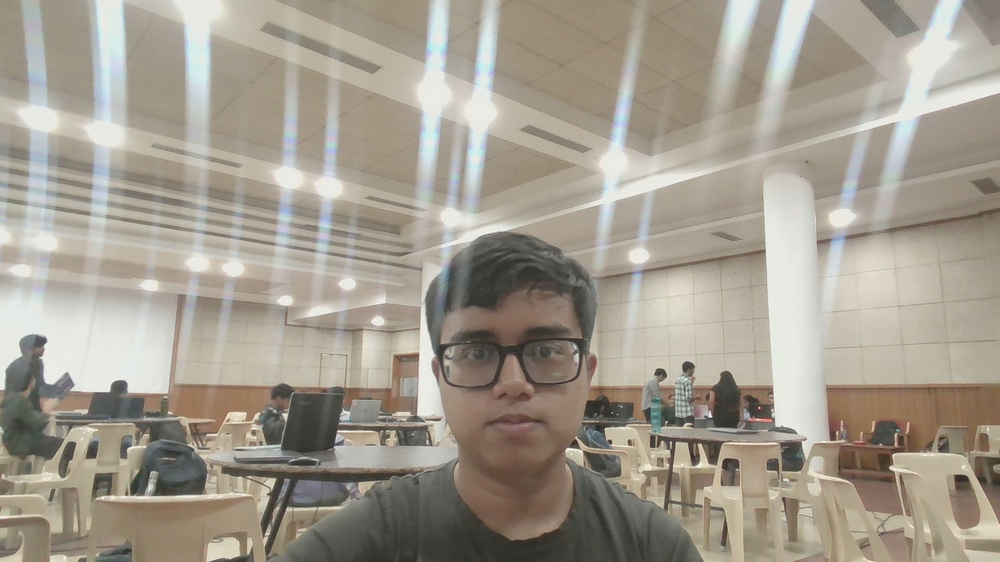
#> input picture Computer Vision/Basics/image.jpg, 1000 x 562 px, shrunk from 2560 x 1440 before the run, found by its file name
$ jupyter execute Face_Detection.ipynb   (shell and % lines are left out)
#> lines starting #> are read from the running program, lines starting #| are printed output that depends on the picture; after the words box and inside, x2 and y2 are one past the last pixel; in counts of white or black regions, pixels touching at a corner belong together
<a href="https://colab.research.google.com/github/upayanmazumder/AI-Foundations-A-deep-learning-workshop/blob/main/Computer%20Vision/Basics/Face%20Detection/Face_Detection.ipynb" target="_parent"></a>

[cell 1]
import cv2
import matplotlib.pyplot as plt
from google.colab.patches import cv2_imshow
from google.colab import files

[cell 2]
uploaded = files.upload()
#> the answer given: image.jpg
image_path = list(uploaded.keys())[0]
image = cv2.imread(image_path)
#> image is the input picture: shape (562, 1000, 3); mean B, G, R 143, 155.4, 162.5

[cell 3]
gray_image = cv2.cvtColor(image, cv2.COLOR_BGR2GRAY)
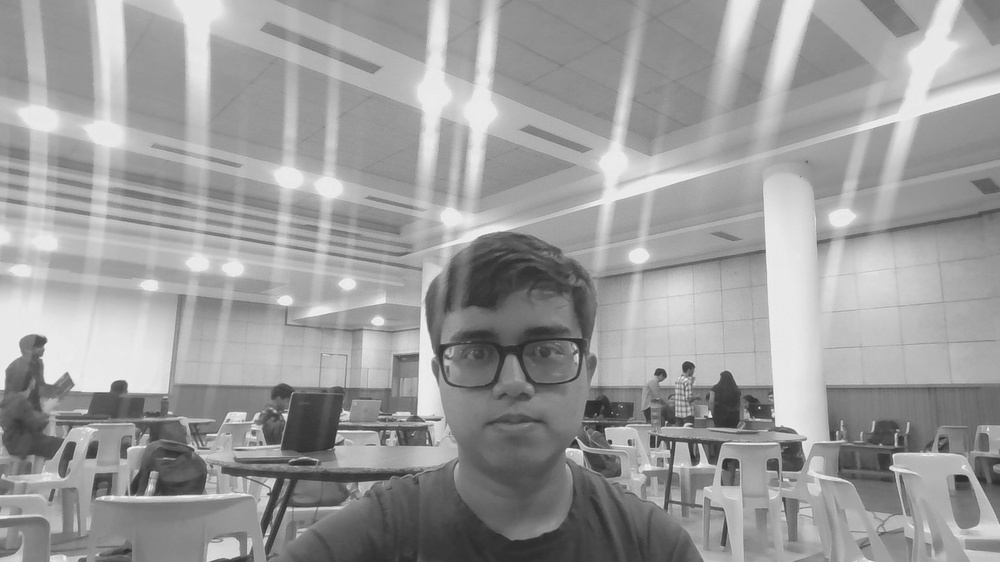
#> gray_image: shape (562, 1000); min 38, max 248, mean 156.1
face_cascade = cv2.CascadeClassifier(cv2.data.haarcascades + 'haarcascade_frontalface_default.xml')

[cell 4]
faces = face_cascade.detectMultiScale(gray_image, scaleFactor=1.1, minNeighbors=5, minSize=(30, 30))
#> faces = [[416, 277, 188, 188]]
print(f"Found {len(faces)} face(s)!")
#| Found 1 face(s)!

[cell 5]
for (x, y, w, h) in faces:
    cv2.rectangle(image, (x, y), (x+w, y+h), (255, 0, 0), 2)
#> this loop made 1 pass
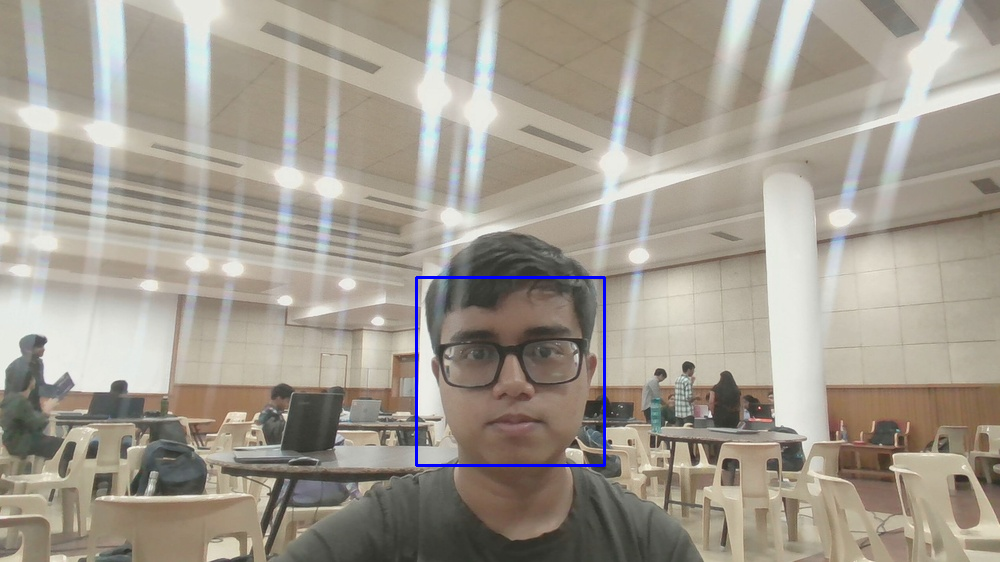
#> image: shape (562, 1000, 3); 0.4% of pixels changed, all inside (x1, y1, x2, y2) = (415, 276, 606, 467)
